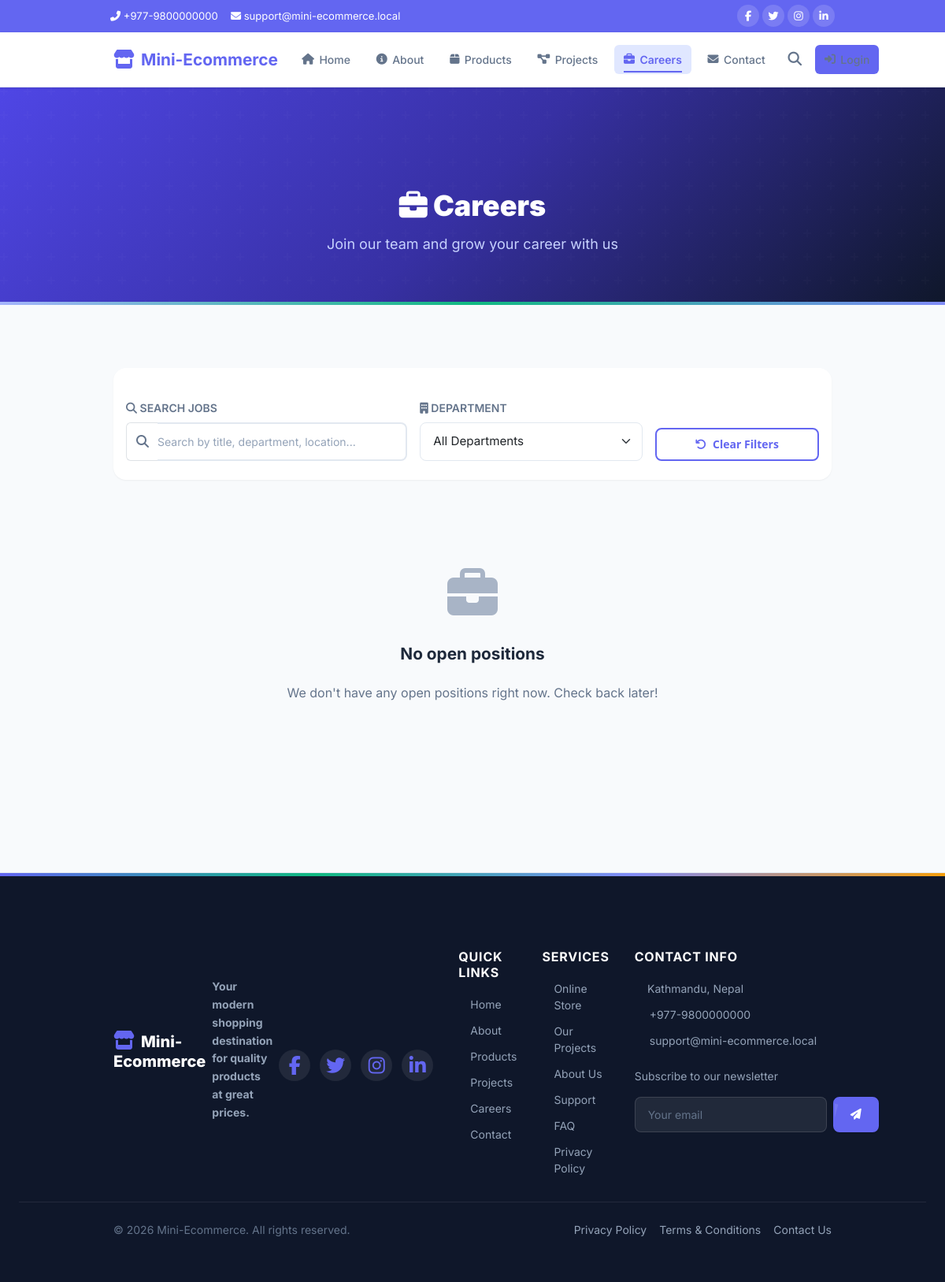
Page /careers.php on the earlier database version.
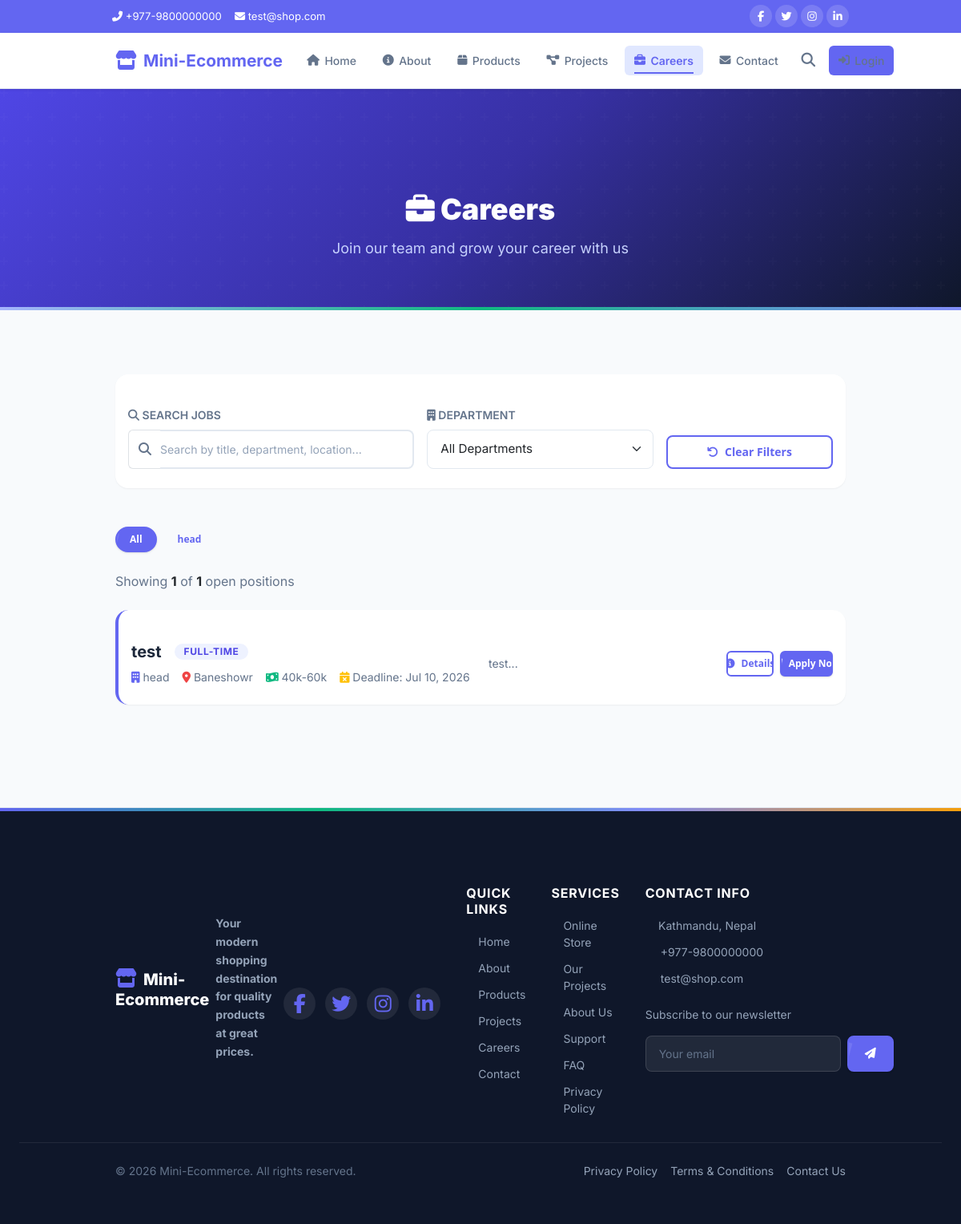
Same page on the later database version.
### tables this page shows
CREATE TABLE career_jobs (
    job_id INTEGER PRIMARY KEY AUTOINCREMENT,
    title TEXT NOT NULL,
    slug TEXT DEFAULT NULL,
    department TEXT DEFAULT NULL,
    location TEXT DEFAULT NULL,
    employment_type TEXT DEFAULT NULL,
    description TEXT,
    requirements TEXT,
    responsibilities TEXT,
    salary_range TEXT DEFAULT NULL,
    application_deadline TEXT DEFAULT NULL,
    is_active INTEGER DEFAULT 1,
    created_at TEXT DEFAULT (datetime('now')),
    updated_at TEXT DEFAULT (datetime('now'))
);

### includes/helpers.php (called while the page is built, shortened)
<?php
function getSetting(string $key, string $default = ''): string {
    static $cache = [];
    if (!isset($cache[$key])) {
        $pdo = getDB();
        $stmt = $pdo->prepare("SELECT setting_value FROM settings WHERE setting_key = ?");
        $stmt->execute([$key]);
        $row = $stmt->fetch();
        $cache[$key] = $row ? $row['setting_value'] : $default;
    }
    return $cache[$key];
}
function h(?string $value): string {
    return htmlspecialchars($value ?? '', ENT_QUOTES, 'UTF-8');
}
function getJobDepartments(): array {
    $pdo = getDB();
    return $pdo->query("SELECT DISTINCT department FROM career_jobs WHERE is_active = 1 AND department IS NOT NULL AND department != '' ORDER BY department")->fetchAll(PDO::FETCH_COLUMN);
}

### careers.php (the view, shortened to what the changed rows need)
<?php
require_once __DIR__ . '/includes/helpers.php';
$pdo = getDB();
$perPage = 10;
$page    = isset($_GET['page']) ? max(1, (int)$_GET['page']) : 1;
$offset  = ($page - 1) * $perPage;
$search     = trim($_GET['search'] ?? '');
$department = $_GET['department'] ?? '';
$conditions = ['is_active = 1'];
$params = [];
$where = 'WHERE ' . implode(' AND ', $conditions);
$countStmt = $pdo->prepare("SELECT COUNT(*) FROM career_jobs $where");
$countStmt->execute($params);
$totalJobs = (int)$countStmt->fetchColumn();
$stmt = $pdo->prepare("SELECT * FROM career_jobs $where ORDER BY created_at DESC LIMIT $perPage OFFSET $offset");
$stmt->execute($params);
$jobs = $stmt->fetchAll();
$departments = getJobDepartments();
require_once __DIR__ . '/includes/public_header.php';
?>
<div class="page-banner">
    <div class="container">
        <h1 data-aos="fade-up"><i class="fas fa-briefcase"></i> Careers</h1>
    </div>
</div>
<section class="section-padding">
    <div class="container">
        <form method="GET" action="" class="bg-white rounded-4 shadow-sm p-4 mb-5" data-aos="fade-up">
            <div class="row g-3 align-items-end">
            </div>
        </form>
        <?php if (!empty($departments)): ?>
        <div class="mb-4 d-flex flex-wrap gap-2" data-aos="fade-up">
            <a href="<?= APP_URL ?>/careers.php?search=<?= urlencode($search) ?>" class="btn btn-sm <?= empty($department) ? 'btn-primary' : 'btn-ghost' ?> rounded-pill px-3">All</a>
            <?php foreach ($departments as $d): ?>
            <a href="<?= APP_URL ?>/careers.php?department=<?= urlencode($d) ?>&search=<?= urlencode($search) ?>" class="btn btn-sm <?= $department === $d ? 'btn-primary' : 'btn-ghost' ?> rounded-pill px-3"><?= h($d) ?></a>
            <?php endforeach; ?>
        </div>
        <?php endif; ?>
        <?php if (empty($jobs)): ?>
        <div class="empty-state" data-aos="fade-up">
            <i class="fas fa-briefcase"></i>
            <h3>No open positions</h3>
            <p>We don't have any open positions right now. Check back later!</p>
        </div>
        <?php else: ?>
        <p class="text-muted mb-4" data-aos="fade-up">Showing <strong class="text-dark"><?= count($jobs) ?></strong> of <strong class="text-dark"><?= $totalJobs ?></strong> open positions</p>
        <div class="d-flex flex-column gap-4">
            <?php foreach ($jobs as $i => $j): ?>
            <div class="bg-white rounded-4 shadow-sm p-4 card-hover border-0 position-relative" style="border-left: 4px solid var(--primary-500) !important;" data-aos="fade-up" data-aos-delay="<?= ($i % 10) * 50 ?>">
                <div class="row align-items-center g-3">
                    <div class="col-lg-6">
                        <div class="d-flex align-items-center gap-3 mb-2">
                            <h3 class="fw-bold mb-0 fs-5"><?= h($j['title']) ?></h3>
                            <?php if (!empty($j['employment_type'])): ?>
                            <span class="badge badge-primary"><?= h($j['employment_type']) ?></span>
                            <?php endif; ?>
                        </div>
                        <div class="d-flex flex-wrap gap-3 text-muted small">
                            <?php if (!empty($j['department'])): ?>
                            <span><i class="fas fa-building text-primary"></i> <?= h($j['department']) ?></span>
                            <?php endif; ?>
                            <?php if (!empty($j['location'])): ?>
                            <span><i class="fas fa-map-marker-alt text-danger"></i> <?= h($j['location']) ?></span>
                            <?php endif; ?>
                            <?php if (!empty($j['salary_range'])): ?>
                            <span><i class="fas fa-money-bill-wave text-success"></i> <?= h($j['salary_range']) ?></span>
                            <?php endif; ?>
                            <?php if (!empty($j['application_deadline'])): ?>
                            <span><i class="fas fa-calendar-times text-warning"></i> Deadline: <?= date('M d, Y', strtotime($j['application_deadline'])) ?></span>
                            <?php endif; ?>
                        </div>
                    </div>
                    <div class="col-lg-4">
                        <p class="text-muted small mb-0"><?= h(mb_substr(strip_tags($j['description'] ?? ''), 0, 200)) ?>...</p>
                    </div>
                    <div class="col-lg-2 text-lg-end">
                        <div class="d-flex gap-2 justify-content-lg-end">
                            <a href="<?= APP_URL ?>/job-detail.php?id=<?= $j['job_id'] ?>" class="btn btn-outline btn-sm"><i class="fas fa-info-circle"></i> Details</a>
                            <?php
                            $deadlinePassed = !empty($j['application_deadline']) && strtotime($j['application_deadline']) < time();
                            ?>
                            <a href="<?= APP_URL ?>/job-detail.php?id=<?= $j['job_id'] ?>#apply" class="btn btn-primary btn-sm <?= $deadlinePassed ? 'disabled' : '' ?>">
                                <i class="fas fa-paper-plane"></i> Apply Now
                            </a>
                        </div>
                    </div>
                </div>
            </div>
            <?php endforeach; ?>
        </div>
        <?php endif; ?>
    </div>
</section>
<?php require_once __DIR__ . '/includes/footer.php'; ?>

### includes/public_header.php (shortened to what the changed rows need)
<?php
require_once __DIR__ . '/helpers.php';
$siteName = getSetting('site_name', APP_NAME);
$favicon  = getSetting('site_favicon', '');
$contactPhone = getSetting('contact_phone', '');
$contactEmail = getSetting('contact_email', '');
$facebookUrl  = getSetting('facebook_url', '#');
$twitterUrl   = getSetting('twitter_url', '#');
$instagramUrl = getSetting('instagram_url', '#');
$linkedinUrl  = getSetting('linkedin_url', '#');
$youtubeUrl   = getSetting('youtube_url', '');
?>
<!DOCTYPE html>
<html lang="en">
<head>
    <link href="https://unpkg.com/aos@2.3.1/dist/aos.css" rel="stylesheet">
    <link href="https://cdn.jsdelivr.net/npm/bootstrap@5.3.0/dist/css/bootstrap.min.css" rel="stylesheet">
    <link rel="stylesheet" href="https://cdnjs.cloudflare.com/ajax/libs/font-awesome/6.5.0/css/all.min.css">
    <link rel="stylesheet" href="<?= APP_URL ?>/assets/css/bootstrap-custom.css">
    <link rel="stylesheet" href="<?= APP_URL ?>/assets/css/style.css">
    <link rel="stylesheet" href="<?= APP_URL ?>/assets/css/public.css">
</head>
<body>
<div class="top-bar">
    <div class="container">
        <div class="row align-items-center">
            <div class="col-md-8">
                <div class="contact-info d-flex gap-3">
                    <?php if ($contactEmail): ?>
                    <span><i class="fas fa-envelope"></i> <a href="mailto:<?= h($contactEmail) ?>"><?= h($contactEmail) ?></a></span>
                    <?php endif; ?>
                </div>
            </div>
        </div>
    </div>
</div>
<main class="main-content">

### includes/footer.php (shortened to what the changed rows need)
<?php
$siteEmail   = getSetting('contact_email', 'support@company.com');
$sitePhone   = getSetting('contact_phone', '+977-9800000000');
$siteAddress = getSetting('contact_address', 'Kathmandu, Nepal');
?>
</main>
<footer class="site-footer">
    <div class="footer-top">
        <div class="container">
            <div class="footer-grid">
                <div data-aos="fade-up" data-aos-delay="300">
                    <div class="footer-links">
                        <?php if ($siteAddress): ?>
                        <a href="https://maps.google.com/?q=<?= urlencode($siteAddress) ?>" target="_blank"><i class="fas fa-map-marker-alt"></i> <?= h($siteAddress) ?></a>
                        <?php endif; ?>
                        <?php if ($sitePhone): ?>
                        <a href="tel:<?= h($sitePhone) ?>"><i class="fas fa-phone-alt"></i> <?= h($sitePhone) ?></a>
                        <?php endif; ?>
                        <?php if ($siteEmail): ?>
                        <a href="mailto:<?= h($siteEmail) ?>"><i class="fas fa-envelope"></i> <?= h($siteEmail) ?></a>
                        <?php endif; ?>
                    </div>
                </div>
            </div>
        </div>
    </div>
</footer>
</body>
</html>

Differences in the rows shown:
added career_jobs: title "test", employment_type "FULL-TIME", department "head", location "Baneshowr", salary_range "40k-60k", application_deadline "Jul 10, 2026", description "test"
Other differences:
$contactEmail: "support@mini-ecommerce.local" → "test@shop.com"
count($jobs): (not shown) → "1"
$totalJobs: (not shown) → "1"
$siteEmail: "support@mini-ecommerce.local" → "test@shop.com"
text no longer shown: "No open positions We don't have any open positions right now. Check back later!"
text now shown: "All Showing of open positions"
new list line: "head"
